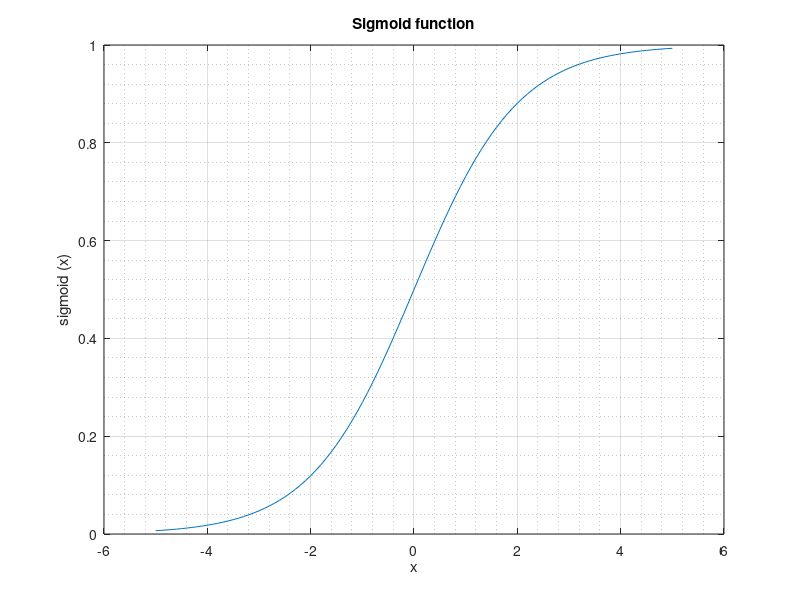

The MATLAB script that drew this image:
% SIGMOID function.
x = -5:0.1:5;

function result = sig(x)
  result = 1./(1+ exp(-x));
endfunction

figure('Position', [10, 100, 1000, 600]);

plot (x, sig(x));
xlabel ("x");
ylabel ("sigmoid (x)");
title ("Sigmoid function");

grid on;
grid minor;

